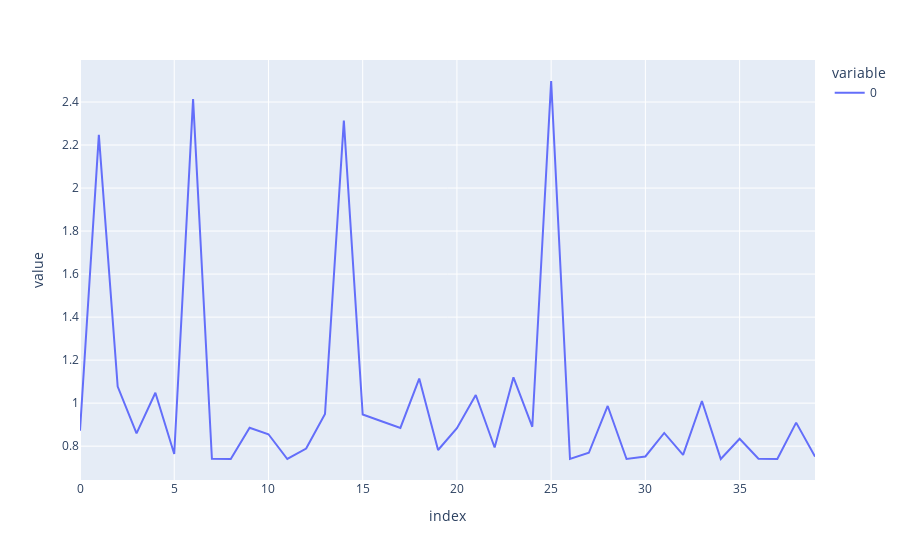

Source (notebook cell):
### Code cell
pd.DataFrame(DenseRMSpropPrediction4)[:40].plot()

### Figure 1 — Plotly figure (JSON) as saved in the notebook; plotly's stock layout.template omitted (floating-point values rounded to 4 significant figures)
{"data": [{"hovertemplate": "variable=0<br>index=%{x}<br>value=%{y}<extra></extra>", "legendgroup": "0", "line": {"color": "#636efa", "dash": "solid"}, "mode": "lines", "name": "0", "orientation": "v", "showlegend": true, "type": "scatter", "x": [0, 1, 2, 3, 4, 5, 6, 7, 8, 9, 10, 11, 12, 13, 14, 15, 16, 17, 18, 19, 20, 21, 22, 23, 24, 25, 26, 27, 28, 29, 30, 31, 32, 33, 34, 35, 36, 37, 38, 39], "xaxis": "x", "y": [0.872, 2.247, 1.077, 0.8593, 1.048, 0.7635, 2.413, 0.7416, 0.7403, 0.8858, 0.8553, 0.7404, 0.7889, 0.9493, 2.314, 0.9471, 0.9156, 0.8849, 1.114, 0.7821, 0.8833, 1.038, 0.7937, 1.12, 0.89, 2.498, 0.7404, 0.7693, 0.9868, 0.7403, 0.7521, 0.8614, 0.7593, 1.01, 0.7403, 0.8342, 0.7413, 0.7407, 0.9094, 0.7513], "yaxis": "y"}], "layout": {"legend": {"title": {"text": "variable"}, "tracegroupgap": 0}, "margin": {"t": 60}, "xaxis": {"anchor": "y", "domain": [0, 1], "title": {"text": "index"}}, "yaxis": {"anchor": "x", "domain": [0, 1], "title": {"text": "value"}}}}
